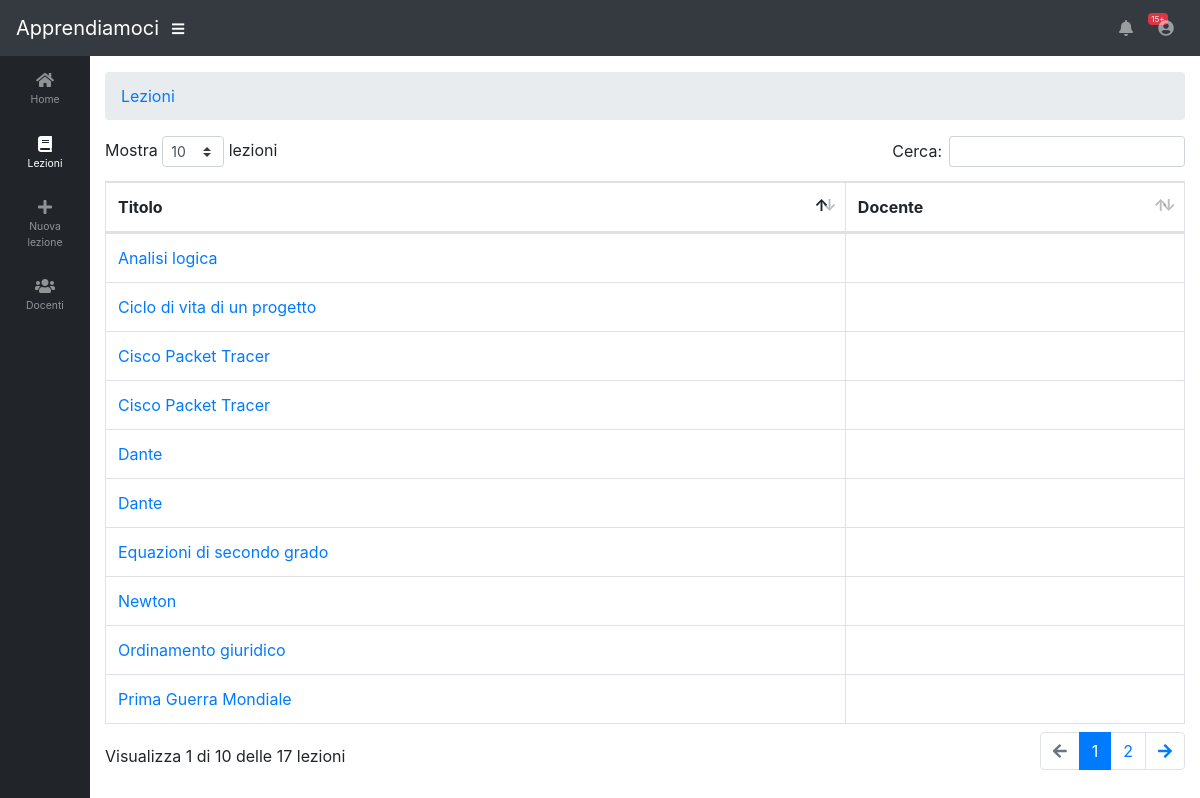
The page /lezioni/index.php (signed in) on the database its author committed.
### tables this page shows
CREATE TABLE `lezioni` (
  `id` int(15) NOT NULL AUTO_INCREMENT,
  `idUtente` int(15),
  `titolo` varchar(40) NOT NULL,
  `data` datetime NOT NULL,
  `note` varchar(150),
  PRIMARY KEY (`id`),
  UNIQUE (`idUtente`, `titolo`),
  FOREIGN KEY (`idUtente`)
    REFERENCES `utenti` (`id`)
);

### src/connection.php (called while the page is built, shortened)
<?php
  function query($sql){
    $conn = new mysqli("localhost", "root", "", "lele");
    $tabella = array();
    $result = $conn->query($sql);
    if (isset($result->num_rows)){
      if ($result->num_rows == 0) {
        return $tabella;
      } else while($row = $result->fetch_assoc()){
        array_push($tabella, $row);
      }
      return $tabella;
    } else {
      $conn->close();
    }
  }
?>

### src/lezioni/wrapper.php (the view, shortened to what this page needs)
<div id="wrapper">
  <?php include '../wrapper_head.php' ?>
  <?php
    if (isset($_GET['utente'])) {
      $lezioni = query("SELECT lezioni.id, lezioni.titolo, utenti.nome, utenti.cognome
		  FROM lezioni,utenti
		  WHERE idUtente=" . $_GET['utente']. " AND utenti.id=lezioni.idUtente;");
    } elseif (isset($_GET['materia'])) {
		$lezioni = query("SELECT lezioni.id, lezioni.titolo
			FROM lezioni, materiedilezioni
			WHERE materiedilezioni.idMateria=" . $_GET['materia'] . " AND lezioni.id=materiedilezioni.idLezione;");
	} else {
      $lezioni = query("SELECT lezioni.id, lezioni.titolo, utenti.nome, utenti.cognome
		FROM lezioni, utenti WHERE lezioni.idUtente=utenti.id");
    }
  ?>
  <div id="content-wrapper">
    <div class="container-fluid">
      <ol class="breadcrumb">
        <li class="breadcrumb-item">
          <a href="../lezioni/">Lezioni</a>
        </li>
      </ol>
        <div class="table-responsive">
          <table class="table table-bordered" id="dataTable" width="100%" cellspacing="0">
            <thead>
              <tr>
                <th>Titolo</th>
                <th>Docente</th>
              </tr>
            </thead>
            <tbody>
              <?php foreach ($lezioni as $lezione): ?>
                <tr onclick="window.location='../lezione/?id=<?php echo $lezione['id'] ?>'">
                  <td>
                    <a href="#">
                      <?php echo $lezione['titolo'] ?>
                    </a>
                  </td>
                  <td>
                  </td>
                </tr>
              <?php endforeach; ?>
            </tbody>
          </table>
        </div>
      </div>
    </div>
  </div>

### rows shown on the page
lezioni: titolo "Prima Guerra Mondiale"
lezioni: titolo "Dante"
lezioni: titolo "Newton"
lezioni: titolo "Analisi logica"
lezioni: titolo "Ciclo di vita di un progetto"
lezioni: titolo "Cisco Packet Tracer"
lezioni: titolo "Ordinamento giuridico"
lezioni: titolo "Cisco Packet Tracer"
lezioni: titolo "Dante"
lezioni: titolo "Equazioni di secondo grado"
